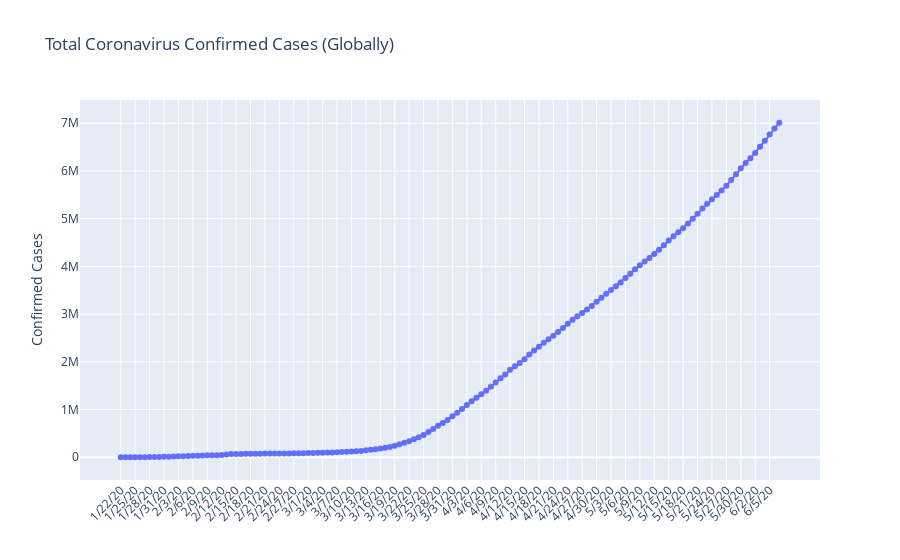

Notebook code cell kept with this figure:
### Code cell
fig_1 = go.Figure(data=go.Scatter(x=confirmed_ts_summary.index, y=confirmed_ts_summary.values,
                       mode='lines+markers'))
fig_1.update_layout(title='Total Coronavirus Confirmed Cases (Globally)',
                   yaxis_title='Confirmed Cases', xaxis_tickangle= 315)
fig_1.show()

### Figure 1 — Plotly figure (JSON) as saved in the notebook; plotly's stock layout.template omitted (floating-point values rounded to 4 significant figures; data arrays with more than 128 entries replaced by an {"elided": "..."} marker saying what was removed)
{"data": [{"mode": "lines+markers", "type": "scatter", "x": {"elided": "138 str values"}, "y": {"elided": "138 int values"}}], "layout": {"title": {"text": "Total Coronavirus Confirmed Cases (Globally)"}, "xaxis": {"tickangle": -45}, "yaxis": {"title": {"text": "Confirmed Cases"}}}}
